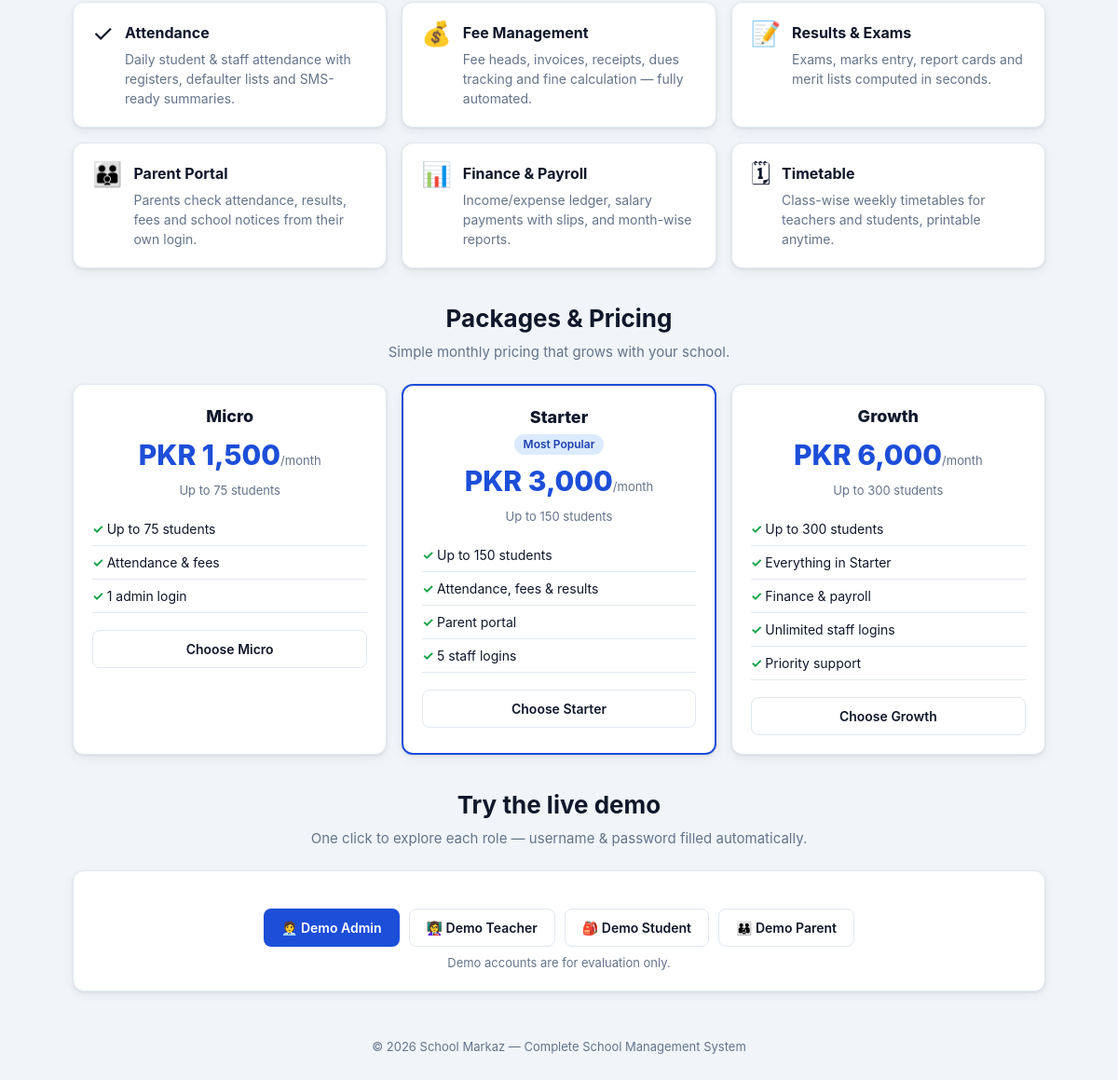
Before: / (lower part) with the older database file.
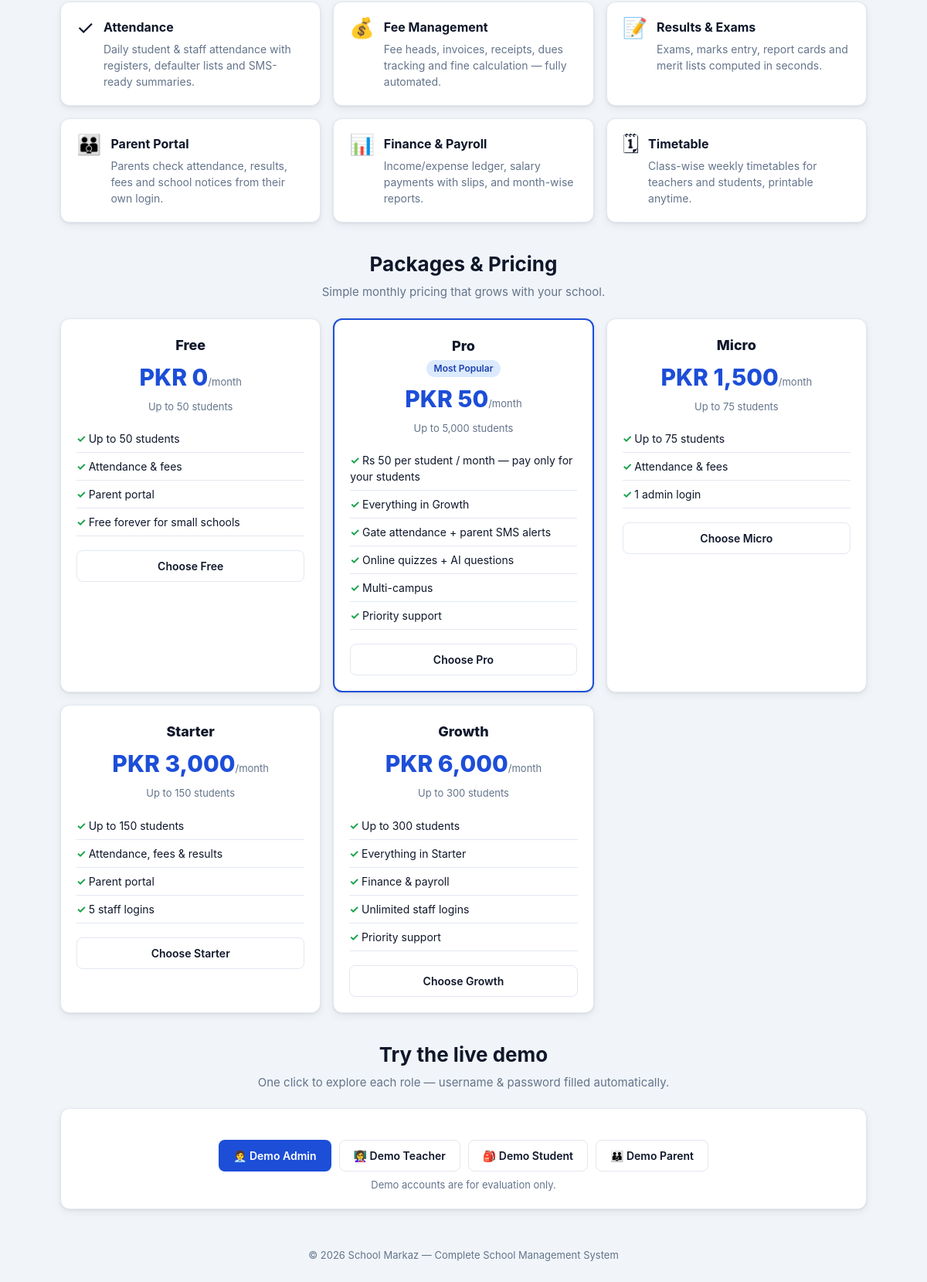
After: the same page with the newer database file.
### tables this page shows
CREATE TABLE IF NOT EXISTS packages (
    id INT UNSIGNED AUTO_INCREMENT PRIMARY KEY,
    name VARCHAR(60) NOT NULL,
    max_students INT UNSIGNED NOT NULL,
    price_monthly DECIMAL(12,2) NOT NULL,
    per_student TINYINT(1) NOT NULL DEFAULT 0,
    features TEXT
);

### config/app.php (called while the page is built, shortened)
<?php
function app_url(string $path = ''): string
{
    static $base = null;
    if ($base === null) {
        $env = getenv('APP_URL');
        if ($env) {
            $base = rtrim($env, '/');
        } else {
            $scheme = (!empty($_SERVER['HTTPS']) && $_SERVER['HTTPS'] !== 'off')
                || (($_SERVER['HTTP_X_FORWARDED_PROTO'] ?? '') === 'https') ? 'https' : 'http';
            $host = $_SERVER['HTTP_HOST'] ?? 'localhost';
            $dir = rtrim(str_replace('\\', '/', dirname($_SERVER['SCRIPT_NAME'] ?? '/')), '/');
            $parts = explode('/', trim($dir, '/'));
            if (in_array(end($parts), ['admin', 'teacher', 'student', 'parent', 'auth', 'api'], true)) {
                array_pop($parts);
            }
            $base = $scheme . '://' . $host . ($parts ? '/' . implode('/', $parts) : '');
        }
    }
    return $base . ($path ? '/' . ltrim($path, '/') : '');
}

### includes/helpers.php (called while the page is built, shortened)
<?php
function e(?string $value): string
{
    return htmlspecialchars((string) $value, ENT_QUOTES, 'UTF-8');
}
function fmt_money($amount): string
{
    return CURRENCY . ' ' . number_format((float) $amount, 0);
}
function school_profile(): array
{
    static $profile = null;
    if ($profile === null) {
        $profile = db()->query('SELECT * FROM schools ORDER BY id ASC LIMIT 1')->fetch() ?: [];
    }
    return $profile;
}

### config/database.php (called while the page is built, shortened)
<?php
function db(): PDO
{
    static $pdo = null;
    if ($pdo === null) {
        $dsn = 'mysql:host=' . DB_HOST . ';port=' . DB_PORT . ';dbname=' . DB_NAME . ';charset=' . DB_CHARSET;
        try {
            $pdo = new PDO($dsn, DB_USER, DB_PASS, [
                PDO::ATTR_ERRMODE => PDO::ERRMODE_EXCEPTION,
                PDO::ATTR_DEFAULT_FETCH_MODE => PDO::FETCH_ASSOC,
                PDO::ATTR_EMULATE_PREPARES => false,
            ]);
        } catch (PDOException $e) {
            http_response_code(500);
            echo '<!doctype html><html><head><meta charset="utf-8"><title>Database Error</title></head>'
                . '<body style="font-family:sans-serif;max-width:640px;margin:60px auto;padding:20px">'
                . '<h1>Database connection failed</h1>'
                . '<p>The application could not connect to MySQL. Create the database and user, import '
                . '<code>database/schema.sql</code>, and verify credentials in <code>config/database.php</code> '
                . '(or the DB_* environment variables).</p>'
                . '</body></html>';
            exit;
        }
    }
    return $pdo;
}

### index.php (the view, shortened to what this page needs)
<?php
$profile = school_profile();
$schoolName = ($profile['name'] ?? '') !== '' ? (string) $profile['name'] : APP_NAME;
$pkgStmt = db()->query('SELECT * FROM packages ORDER BY price_monthly ASC');
$packages = $pkgStmt ? $pkgStmt->fetchAll() : [];
$features = [
    ['icon' => '✓', 'title' => 'Attendance',   'desc' => 'Daily student & staff attendance with registers, defaulter lists and SMS-ready summaries.'],
    ['icon' => '💰', 'title' => 'Fee Management', 'desc' => 'Fee heads, invoices, receipts, dues tracking and fine calculation — fully automated.'],
    ['icon' => '📝', 'title' => 'Results & Exams', 'desc' => 'Exams, marks entry, report cards and merit lists computed in seconds.'],
    ['icon' => '👪', 'title' => 'Parent Portal',  'desc' => 'Parents check attendance, results, fees and school notices from their own login.'],
    ['icon' => '📊', 'title' => 'Finance & Payroll', 'desc' => 'Income/expense ledger, salary payments with slips, and month-wise reports.'],
    ['icon' => '🗓', 'title' => 'Timetable',     'desc' => 'Class-wise weekly timetables for teachers and students, printable anytime.'],
];
?>
<!DOCTYPE html>
<html lang="en">
<head>
<link rel="stylesheet" href="<?= e(app_url('assets/css/style.css')) ?>">
</head>
<body>
<div class="wrap">
  <div class="grid grid-3">
    <?php foreach ($features as $f): ?>
    <div class="card" style="margin-bottom:0">
      <div class="card-body feat">
        <div class="feat-ico"><?= e($f['icon']) ?></div>
        <div>
          <h3><?= e($f['title']) ?></h3>
          <p><?= e($f['desc']) ?></p>
        </div>
      </div>
    </div>
    <?php endforeach; ?>
  </div>
  <h2 class="section-title">Packages &amp; Pricing</h2>
  <p class="section-sub">Simple monthly pricing that grows with your school.</p>
  <div class="grid grid-3">
    <?php
    $i = 0;
    foreach ($packages as $p):
        $i++;
        $featLines = array_filter(array_map('trim', explode("\n", (string) ($p['features'] ?? ''))));
    ?>
    <div class="card price<?= $i === 2 ? ' featured' : '' ?>" style="margin-bottom:0">
      <div class="card-body">
        <p class="pname"><?= e($p['name']) ?></p>
        <?php if ($i === 2): ?><span class="badge blue">Most Popular</span><?php endif; ?>
        <p class="pamount"><?= e(fmt_money($p['price_monthly'])) ?><small>/month</small></p>
        <p style="color:var(--muted);font-size:13px;margin:0 0 6px">Up to <?= e(number_format((int) $p['max_students'])) ?> students</p>
        <ul>
          <?php foreach ($featLines as $line): ?>
          <li><?= e($line) ?></li>
          <?php endforeach; ?>
        </ul>
        <a class="btn secondary" style="width:100%;text-align:center" href="<?= e(app_url('subscribe.php?package_id=' . (int)$p['id'])) ?>">Choose <?= e($p['name']) ?></a>
      </div>
    </div>
    <?php endforeach; ?>
  </div>
  <h2 class="section-title">Try the live demo</h2>
  <p class="section-sub">One click to explore each role — username &amp; password filled automatically.</p>
  <div class="card">
    <div class="card-body">
      <div class="demo-btns">
        <a class="btn" href="<?= e(app_url('auth/login.php?demo=admin')) ?>">🧑‍💼 Demo Admin</a>
        <a class="btn secondary" href="<?= e(app_url('auth/login.php?demo=teacher')) ?>">👩‍🏫 Demo Teacher</a>
        <a class="btn secondary" href="<?= e(app_url('auth/login.php?demo=student')) ?>">🎒 Demo Student</a>
        <a class="btn secondary" href="<?= e(app_url('auth/login.php?demo=parent')) ?>">👪 Demo Parent</a>
      </div>
      <p style="text-align:center;color:var(--muted);font-size:13px;margin:6px 0 0">Demo accounts are for evaluation only.</p>
    </div>
  </div>
  <footer class="site">
    &copy; <?= date('Y') ?> <?= e($schoolName) ?> — <?= e(APP_TAGLINE) ?>
  </footer>
</div>
</body>
</html>

### assets/css/style.css (style rules this page uses)
:root { --bg: #f1f5f9; --surface: #ffffff; --surface-muted: #f8fafc; --text: #0f172a; --muted: #64748b; --border: #e2e8f0; --primary: #1d4ed8; --primary-dark: #1e40af; --accent: #f59e0b; --success: #16a34a; --warning: #d97706; --danger: #dc2626; --info: #0284c7; --radius: 12px; --shadow: 0 1px 3px rgba(15, 23, 42, .08), 0 4px 12px rgba(15, 23, 42, .06); --sidebar-w: 248px; }
* { box-sizing: border-box; }
html, body { margin: 0; padding: 0; }
body { font-family: -apple-system, BlinkMacSystemFont, "Segoe UI", Roboto, "Helvetica Neue", Arial, sans-serif; background: var(--bg); color: var(--text); font-size: 15px; line-height: 1.5; }
a { color: var(--primary); text-decoration: none; }
.card { background: var(--surface); border: 1px solid var(--border); border-radius: var(--radius); box-shadow: var(--shadow); margin-bottom: 20px; }
.card-body { padding: 20px; }
.grid { display: grid; gap: 16px; }
.grid-3 { grid-template-columns: repeat(3, 1fr); }
.badge { display: inline-block; padding: 2px 10px; border-radius: 999px; font-size: 12px; font-weight: 600; background: #e2e8f0; color: #334155; }
.badge.blue { background: #dbeafe; color: #1e40af; }
.btn { display: inline-block; padding: 9px 18px; border-radius: 8px; border: 1px solid transparent; font-size: 14px; font-weight: 600; cursor: pointer; background: var(--primary); color: #fff; }
.btn.secondary { background: var(--surface); color: var(--text); border-color: var(--border); }

### index.php (style rules this page uses)
.section-title { text-align: center; margin: 34px 0 6px; font-size: 26px; }
.section-sub { text-align: center; color: var(--muted); margin: 0 0 22px; }
.feat { display: flex; gap: 12px; align-items: flex-start; }
.feat-ico { font-size: 26px; line-height: 1; }
.feat h3 { margin: 0 0 6px; font-size: 16px; }
.feat p { margin: 0; color: var(--muted); font-size: 14px; }
.price { text-align: center; }
.price .pname { font-size: 18px; font-weight: 800; margin: 0 0 4px; }
.price .pamount { font-size: 30px; font-weight: 800; color: var(--primary); margin: 6px 0; }
.price .pamount small { font-size: 13px; font-weight: 400; color: var(--muted); }
.price ul { list-style: none; margin: 14px 0 18px; padding: 0; text-align: left; }
.price ul li { padding: 7px 0; border-bottom: 1px solid var(--border); font-size: 14px; }
.price ul li::before { content: "✓ "; color: var(--success); font-weight: 700; }
.price.featured { border: 2px solid var(--primary); }
.demo-btns { display: flex; gap: 10px; justify-content: center; flex-wrap: wrap; margin: 20px 0 8px; }
footer.site { text-align: center; color: var(--muted); font-size: 13px; padding: 30px 0 20px; }
.wrap { max-width: 1080px; margin: 0 auto; padding: 0 18px 20px; }

Changed rows visible on the page:
added packages: name "Free", price_monthly "PKR 0", max_students "50", features "Up to 50 students", features "Attendance & fees", features "Parent portal", features "Free forever for small schools"
added packages: name "Pro", shows "Most Popular", price_monthly "PKR 50", max_students "5,000", features "Rs 50 per student / month — pay only for your students", features "Everything in Growth", features "Gate attendance + parent SMS alerts", features "Online quizzes + AI questions", features "Multi-campus", features "Priority support"
shown differently, row unchanged: packages "PKR 3,000": no longer shows "Most Popular"
